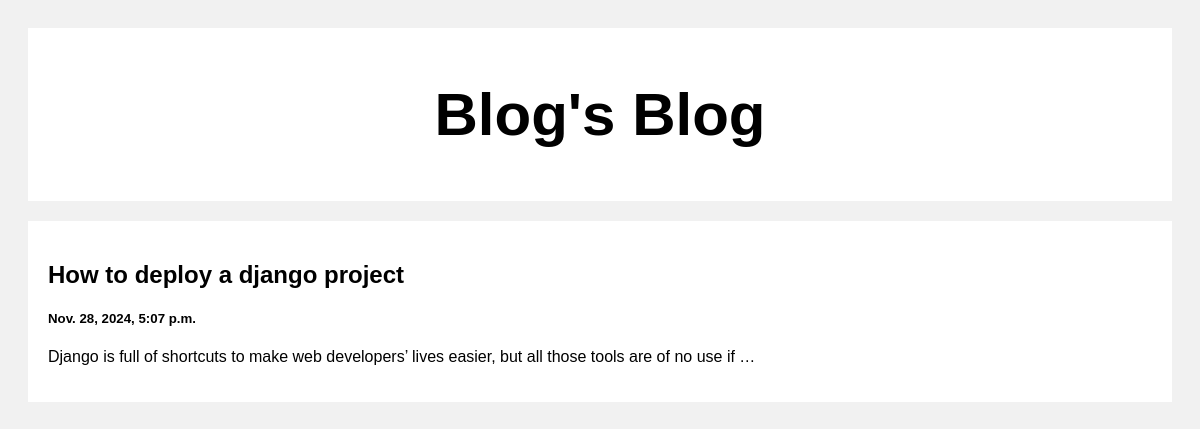
The page / on the database its author committed.
### posts/models.py (models this page shows)
class Post(models.Model):
    title=models.CharField(max_length=100)
    body=models.CharField(max_length=1000)
    created_at=models.DateTimeField(default=datetime.now,blank=True)

### posts/views.py (the view)
# urls.py: path('',views.index,name='index'),
def index(request):
    posts=Post.objects.all()
    return render(request,'index.html',{'posts':posts})

### templates/index.html (shortened to what this page needs)
<!DOCTYPE html>
<html>
<head>
</head>
<body>
<div class="header">
  <h2>Blog's Blog</h2>
</div>
<div class="row">
  <div class="leftcolumn">
    {% for post in posts reversed %}
    <div class="card">
      <a style="text-decoration: none; color: black;" href="/post/{{post.id}}">
        <h2>{{post.title}}</h2>
        <h5>{{post.created_at}}</h5>
        <p>{{post.body|truncatewords:20}}</p>
      </a>
    </div>
    {% endfor %}
  </div>
</div>
</body>
</html>

### templates/index.html (style rules this page uses)
* { box-sizing: border-box; }
body { font-family: Arial; padding: 20px; background: #f1f1f1; }
.header { padding: 2px; font-size: 40px; text-align: center; background: white; }
.leftcolumn { float: left; width: 100%; }
.card { background-color: white; padding: 20px; margin-top: 20px; }
.row:after { content: ""; display: table; clear: both; }

### rows shown on the page
Post: title "How to deploy a django project", created_at "Nov. 28, 2024, 5:07 p.m.", body "Django is full of shortcuts to make web developers’ lives easier, but all those tools are of no use if …"
